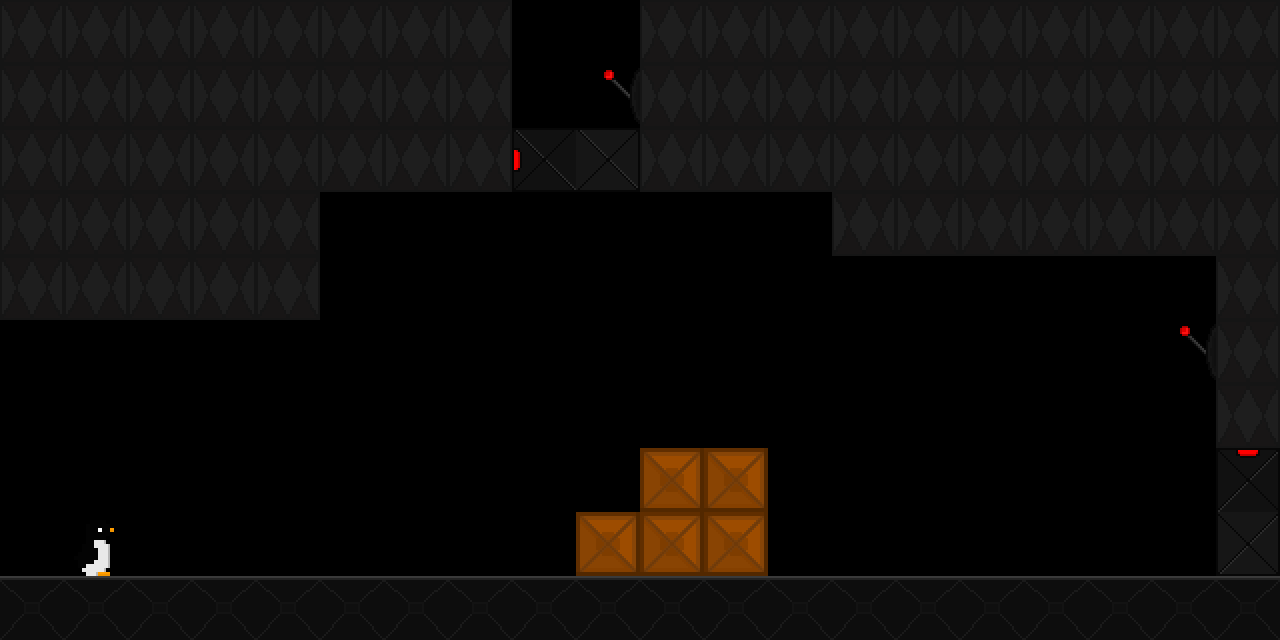

This is a level from a 2D game, rendered from its Tiled map with the project's own tilesets. A one-line summary and the complete map file follow:
An orthogonal 20x10 tile map with 64x64 px tiles, 1 tile layer (Capa de patrones 1).

<map version="1.10" tiledversion="1.10.1" orientation="orthogonal" renderorder="right-down" width="20" height="10" tilewidth="64" tileheight="64" infinite="0" nextlayerid="2" nextobjectid="1">
 <tileset firstgid="1" source="SpriteSheet.tsx" />
 <layer id="1" name="Capa de patrones 1" width="20" height="10">
  <data encoding="csv">
13,13,13,13,13,13,13,13,0,0,13,13,13,13,13,13,13,13,13,13,
13,13,13,13,13,13,13,13,0,3,13,13,13,13,13,13,13,13,13,13,
13,13,13,13,13,13,13,13,16,17,13,13,13,13,13,13,13,13,13,13,
13,13,13,13,13,0,0,0,0,0,0,0,0,13,13,13,13,13,13,13,
13,13,13,13,13,0,0,0,0,0,0,0,0,0,0,0,0,0,0,13,
0,0,0,0,0,0,0,0,0,0,0,0,0,0,0,0,0,0,3,13,
0,0,0,0,0,0,0,0,0,0,0,0,0,0,0,0,0,0,0,13,
0,0,0,0,0,0,0,0,0,0,2,2,0,0,0,0,0,0,0,15,
0,7,0,0,0,0,0,0,0,2,2,2,0,0,0,0,0,0,0,20,
18,18,18,18,18,18,18,18,18,18,18,18,18,18,18,18,18,18,18,18
</data>
 </layer>
</map>
